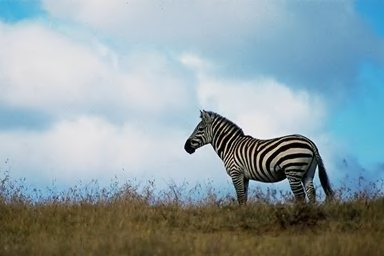
#> input picture Lin&Chang implementation/My_sythesized_data_stuff/input_images/img1.jpg, 384 x 256 px; its folder holds 4 pictures in this run
$ python generate_dataset.py
#> lines starting #> are read from the running program, lines starting #| are printed output that depends on the picture; after the words box and inside, x2 and y2 are one past the last pixel; in counts of white or black regions, pixels touching at a corner belong together
import os
import random
import shutil
from PIL import Image
import numpy as np

# ============================================================
# PRECOMPUTED INDEX SETS (PRIMES & MULTIPLES OF 5)
# ============================================================

PRIMES = (
    2, 3, 5, 7, 11, 13, 17, 19, 23, 29,
    31, 37, 41, 43, 47, 53, 59, 61, 67, 71,
    73, 79, 83, 89, 97, 101, 103, 107, 109, 113,
    127, 131, 137, 139, 149, 151, 157, 163, 167, 173,
    179, 181, 191, 193, 197, 199, 211, 223, 227, 229,
    233, 239, 241, 251, 257, 263, 269, 271, 277, 281,
    283, 293
)

# Multiples of 5 excluding 5 itself
MULTIPLES_OF_5 = tuple(i for i in range(10, 301, 5))

# ============================================================
# RENAME FILES → img1.jpg, img2.jpg, img3.jpg ...
# ============================================================

def rename_images(folder):
#> called with folder = 'input_images'
    files = sorted([f for f in os.listdir(folder) if f.lower().endswith(".jpg")])

    for idx, fname in enumerate(files, start=1):
        new_name = f"img{idx}.jpg"
        os.rename(os.path.join(folder, fname), os.path.join(folder, new_name))

    print(f"[OK] Renamed {len(files)} images.")

# ============================================================
# JPEG COMPRESSION (Quality = 80)
# ============================================================

def compress_image(input_path, output_path):
    img = Image.open(input_path)
    img.save(output_path, "JPEG", quality=80)

# ============================================================
# TAMPERING — COPY PATCH FROM ANOTHER RANDOM IMAGE
# ============================================================

def tamper_image(src_path, donor_path, output_path):
    """
    Apply copy-paste tampering by extracting a patch from donor image
    and pasting it into source image at random location.

    Args:
        src_path: Source image to tamper with
        donor_path: Donor image to extract patch from
        output_path: Output tampered image path
    """
#> called with src_path = 'input_images/img1.jpg', donor_path = 'input_images/img101.jpg', output_path = 'generated/img1_processed.jpg'
    src = Image.open(src_path).convert("L")
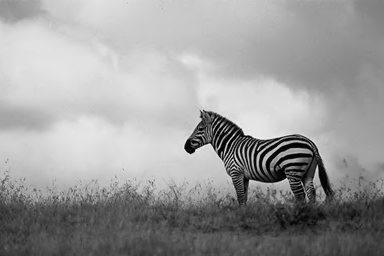
#> src: PIL image 384x256 L; min 0, max 254, mean 155.4
    donor = Image.open(donor_path).convert("L")
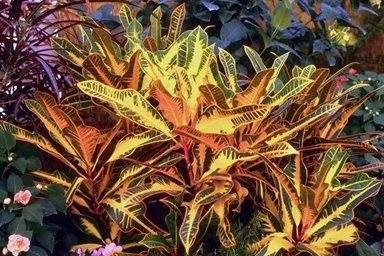
#> input picture Lin&Chang implementation/My_sythesized_data_stuff/input_images/img101.jpg, 384 x 256 px
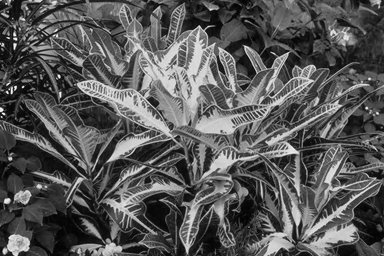
#> donor: PIL image 384x256 L; min 0, max 250, mean 87.4

    src_arr = np.array(src)
    donor_arr = np.array(donor)

    H_src, W_src = src_arr.shape
#> H_src = 256; W_src = 384
    H_donor, W_donor = donor_arr.shape
#> H_donor = 256; W_donor = 384

    # Patch size = 10–15% of source image area
    patch_h = random.randint(int(0.10 * H_src), int(0.15 * H_src))
#> patch_h = 37
    patch_w = random.randint(int(0.10 * W_src), int(0.15 * W_src))
#> patch_w = 51

    # Extract donor patch with bounds checking
    # If patch doesn't fit in donor, shrink it or retry
    max_retries = 5
    patch_extracted = False

    for attempt in range(max_retries):
        # Ensure patch fits in donor image
        if patch_h >= H_donor or patch_w >= W_donor:
            # Shrink patch size
            patch_h = min(patch_h, H_donor - 1)
            patch_w = min(patch_w, W_donor - 1)

        # Random coordinates in donor with bounds checking
        dx = random.randint(0, max(0, H_donor - patch_h - 1))
        dy = random.randint(0, max(0, W_donor - patch_w - 1))

        # Extract patch safely
        try:
            patch = donor_arr[dx:dx+patch_h, dy:dy+patch_w]
            if patch.shape == (patch_h, patch_w):
                patch_extracted = True
                break
        except:
            continue
#> this loop made 1 pass
#> pass 1, in tamper_image, `patch = donor_arr[dx:dx+patch_h, dy:dy+patch_w]`:
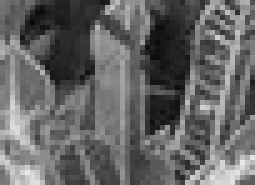
#> patch: shape (37, 51) (shown 5 times larger); min 8, max 232, mean 101.2
#> after the loop, patch_h = 37; patch_w = 51

    if not patch_extracted:
        # Fallback: use a smaller default patch
        patch_h = min(int(0.10 * H_src), H_donor - 1, H_src - 1)
        patch_w = min(int(0.10 * W_src), W_donor - 1, W_src - 1)
        dx = max(0, H_donor - patch_h - 1)
        dy = max(0, W_donor - patch_w - 1)
        patch = donor_arr[dx:dx+patch_h, dy:dy+patch_w]

    # Paste patch into source image with bounds checking
    px = random.randint(0, max(0, H_src - patch_h - 1))
#> px = 130
    py = random.randint(0, max(0, W_src - patch_w - 1))
#> py = 248

    # Ensure paste region fits
    paste_h = min(patch_h, H_src - px)
#> paste_h = 37
    paste_w = min(patch_w, W_src - py)
#> paste_w = 51
    patch_resized = patch[:paste_h, :paste_w]

    # Apply tampering
    src_arr[px:px+paste_h, py:py+paste_w] = patch_resized
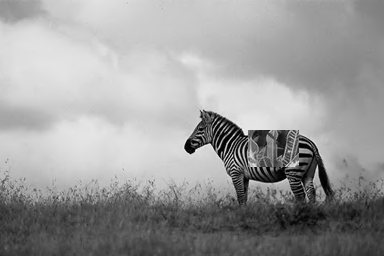
#> src_arr: shape (256, 384); 1.91% of pixels changed, all inside (x1, y1, x2, y2) = (248, 130, 299, 167)

    tampered = Image.fromarray(src_arr)
    tampered.save(output_path)

# ============================================================
# MAIN DATASET GENERATION FUNCTION
# ============================================================

def generate_dataset():
    """
    Generate a controlled dataset for image authentication evaluation.

    Classification by index:
      - Prime indices → JPEG Compressed (quality=80)
      - Multiples of 5 → Identical (unchanged)
      - All others → Tampered (copy-paste from random image)
    """
    input_folder = "input_images"
    output_folder = "generated"

    os.makedirs(output_folder, exist_ok=True)

    # Step 1: Rename images to sequential IDs
    print("\n[STEP 1] Renaming images to sequential IDs...")
    rename_images(input_folder)

    # Get renamed images list
    files = sorted([f for f in os.listdir(input_folder) if f.endswith(".jpg")])

    if not files:
        print("[ERROR] No JPG files found in input_images/")
        return

    print(f"\n[STEP 2] Processing {len(files)} images...")
    print("=" * 60)

    compressed_count = 0
    identical_count = 0
    tampered_count = 0

    for fname in files:
        idx = int(fname[3:-4])   # extract N from "imgN.jpg"

        src_path = os.path.join(input_folder, fname)
        out_path = os.path.join(output_folder, f"img{idx}_processed.jpg")

        try:
            # ----- PRIME → COMPRESSED -----
            if idx in PRIMES:
                compress_image(src_path, out_path)
                print(f"[{idx:3d}] COMPRESSED (prime)")
                compressed_count += 1

            # ----- MULTIPLE OF 5 → IDENTICAL -----
            elif idx in MULTIPLES_OF_5:
                shutil.copy(src_path, out_path)
                print(f"[{idx:3d}] IDENTICAL (multiple of 5)")
                identical_count += 1

            # ----- OTHERS → TAMPERED -----
            else:
                donor_choices = [x for x in files if x != fname]
                donor = random.choice(donor_choices)
                donor_path = os.path.join(input_folder, donor)

                tamper_image(src_path, donor_path, out_path)
                print(f"[{idx:3d}] TAMPERED (using {donor})")
                tampered_count += 1

        except Exception as e:
            print(f"[{idx:3d}] ERROR: {str(e)}")

    print("=" * 60)
    print(f"\n[COMPLETE] Dataset generation finished!")
    print(f"  - Compressed images: {compressed_count}")
    print(f"  - Identical images:  {identical_count}")
    print(f"  - Tampered images:   {tampered_count}")
    print(f"  - Total processed:   {compressed_count + identical_count + tampered_count}/{len(files)}")
    print(f"\nOutput folder: {output_folder}/")
    print(f"All processed images follow pattern: imgN_processed.jpg")

# ============================================================

if __name__ == "__main__":
    generate_dataset()
